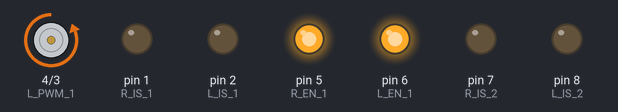
Simulated run of this sketch. Board: Arduino Uno, built with avr-gcc and run on an emulated ATmega328P. Parts: motor-driver pin pairs drawn as motors (green arrow = first pin HIGH = forward, orange = second pin HIGH = backward, longer = more drive), output pins drawn as LEDs (lit = HIGH).

Above: at 3.0 s.
At 4.2 s:
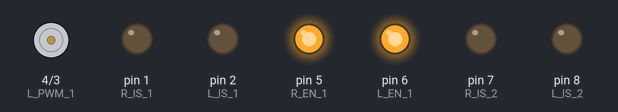
At 5.9 s:
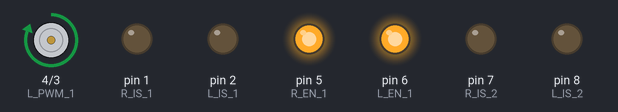
Timing chart, 0 to 9.3 s (numbered marks = the images above):
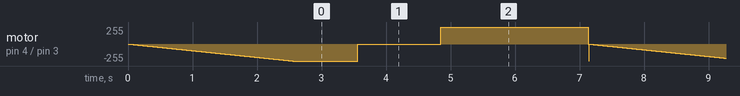

The sketch:

Arduino_code_for_BTS.ino
```cpp
int R_IS_1 = 1;
int L_IS_1= 2;
int R_IS_2 = 7;
int L_IS_2= 8;

int R_PWM_1 = 3;
int L_PWM_1 = 4;
int R_PWM_2 = 3;
int L_PWM_2 = 4;

int R_EN_1 = 5;
int L_EN_1 = 6;
int R_EN_2 = 5;
int L_EN_2 = 6;

void setup(){
  pinMode(R_IS_1, OUTPUT);
  pinMode(R_EN_1, OUTPUT);
  pinMode(R_PWM_1, OUTPUT);
  pinMode(L_IS_1, OUTPUT);
  pinMode(L_EN_1, OUTPUT);
  pinMode(L_PWM_1, OUTPUT);

  pinMode(R_IS_2, OUTPUT);
  pinMode(R_EN_2, OUTPUT);
  pinMode(R_PWM_2, OUTPUT);
  pinMode(L_IS_2, OUTPUT);
  pinMode(L_EN_2, OUTPUT);
  pinMode(L_PWM_2, OUTPUT);

  digitalWrite(R_EN_1, HIGH);
  digitalWrite(L_EN_1, HIGH);
  digitalWrite(R_IS_1, LOW);
  digitalWrite(L_IS_1, LOW);

  digitalWrite(R_EN_2, HIGH);
  digitalWrite(L_EN_2, HIGH);
  digitalWrite(R_IS_2, LOW);
  digitalWrite(L_IS_2, LOW);
}

void loop(){
  int i;
  for (i=0; i<=255; i++){
    analogWrite(R_PWM_1, i);     //Here R_PWM rises and L_PWM set to 0
    analogWrite(L_PWM_1, 0);
    //analogWrite(R_PWM_2, i);     //Here R_PWM rises and L_PWM set to 0
    //analogWrite(L_PWM_2, 0);
    delay(10);
  }
  delay(1000);
  for (i=0; i<=255; i++){
    analogWrite(R_PWM_1, 0);     //Here R_PWM_1 rises and L_PWM_1 set to 0
    analogWrite(L_PWM_1, i);
    //analogWrite(R_PWM_2, 0);     //Here R_PWM_2 rises and L_PWM_2 set to 0
    //analogWrite(L_PWM_2, i);
    delay(10);
  }
  delay(1000);
}
```
